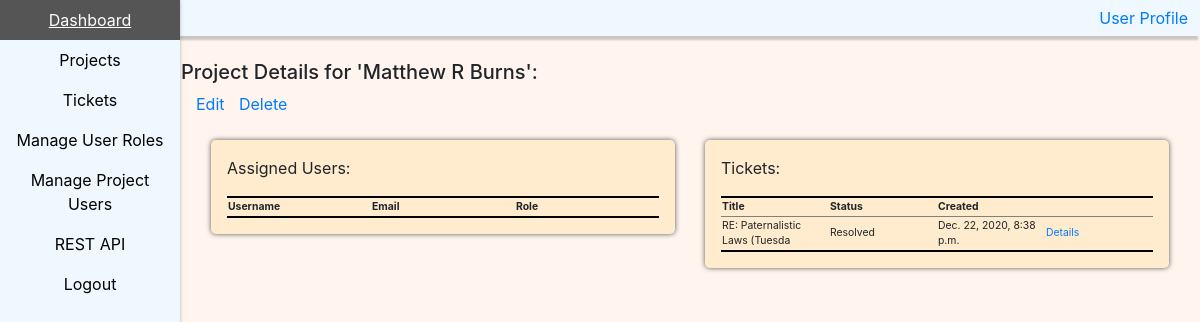
The page /projects/details/Matthew R Burns/ on the database as committed earlier.
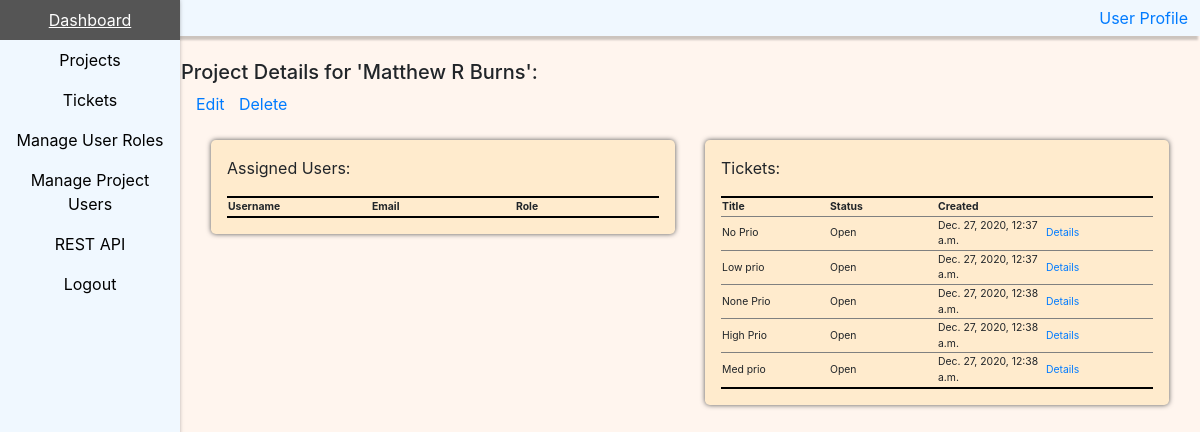
The same page on the database as committed later.
### tickets/models.py (models this page shows)
class Ticket(models.Model):
    title = models.CharField(max_length=30, primary_key=True)
    description = models.CharField(max_length=300)
    status = models.CharField(max_length=15, default="Open")
    project = models.ForeignKey(Project, on_delete=models.CASCADE, null=True)
    priority = models.CharField(max_length=20)
    type = models.CharField(max_length=20)
    date = models.DateTimeField(auto_now_add=True, blank=True)

### projects/models.py (models this page shows)
class Project(models.Model):
    name = models.CharField(max_length=30, primary_key=True)
    description = models.CharField(max_length=300)

### projects/views.py (the view)
# urls.py: path('projects/details/<str:name>/', project_views.details_project, name="details_project"),
def details_project(request, name):
    page_data={"rows":[], "tickets":[], "project_name":" ", "project_description":" "}
    project_obj = Project.objects.get(pk=name)
    retrieve_tickets(request, project_obj, page_data)
    row=[]
    page_data["project_name"] = project_obj.name
    page_data["project_description"] = project_obj.description
    populate_page_data_with_project_users(request, page_data, project_obj)
    return render(request, 'projects/project_details.html', context=page_data)

### projects/views.py (called while the page is built)
def populate_page_data_with_project_users(request, page_data, project_obj):
    user_objects = User.objects.all()
    for user in user_objects:
        if user.project == project_obj:
            row=[]
            row.append(user.username)
            row.append(user.email)
            row.append(user.role)
            page_data.get("rows").append(row)
    return

### tickets/views.py (called while the page is built)
def retrieve_tickets(request, project_obj, page_data):
    tickets = Ticket.objects.all()
    for objects in tickets:
        if objects.project == project_obj:
            row=[]
            row.append(objects.title)
            row.append(objects.description)
            row.append(objects.status)
            row.append(objects.project)
            row.append(objects.priority)
            row.append(objects.type)
            row.append(objects.date)
            page_data.get("tickets").append(row)
    return

### templates/projects/project_details.html (shortened to what this page needs)
<!DOCTYPE html>
<html land="en">
  <head>
    {% load static %}
    <link rel="stylesheet" href="{% static 'style.css' %}" type="text/css"/>
  </head>
  <body>
    {% include "core/navigation_vertical.html" %}
    {% include "core/bootstrap.html" %}
    <div class="page_body">
      <div class="row">
        <h5> Project Details for '{{ project_name }}': </h5>
      </div>
      <a href="/projects/edit/{{ project_name }}">Edit</a>
      <a href="/projects/delete/{{ project_name }}" onclick="return confirm('Are you sure?')" style="padding-left:1%;">Delete</a>
      <br>
      <br>
      <div class="container">
        <div class="row">
          <div class="col">
            <div class="jumbotron">
            <p> Assigned Users: </p>
            <table class="info_tables">
              <tr class="info_tables">
                <th>Username</th>
                <th>Email</th>
                <th>Role</th>
              </tr>
            </table>
          </div>
          </div>
          <div class="col">
            <div class="jumbotron">
            <p> Tickets: </p>
            <table class="info_tables">
              <tr class="info_tables">
                <th>Title</th>
                <th>Status</th>
                <th>Created</th>
                <th></th>
              </tr>
              {% for items in tickets %}
              <tr class="info_tables">
                {% for cells in items %}
                  {% if forloop.counter0 == 0 or forloop.counter0 == 2 or forloop.counter0 == 6 %}
                  <td class="info_tables">
                    {{ cells }}
                  </td>
                  {% endif %}
                {% endfor %}
                <td class="info_tables">
                  <a class="btm btm-primary" href="/tickets/details/{{ items.0 }}">Details</a>
                </td>
              </tr>
              {% endfor %}
            </table>
          </div>
          </div>
        </div>
      </div>
    </div>
  </body>
</html>

Rows that differ between the two databases and show on the page:
removed Ticket: items "RE: Paternalistic Laws (Tuesda" "Resolved" "Dec. 22, 2020, 8:38 p.m."
added Ticket: items "No Prio" "Open" "Dec. 27, 2020, 12:37 a.m."
added Ticket: items "Low prio" "Open" "Dec. 27, 2020, 12:37 a.m."
added Ticket: items "None Prio" "Open" "Dec. 27, 2020, 12:38 a.m."
added Ticket: items "High Prio" "Open" "Dec. 27, 2020, 12:38 a.m."
added Ticket: items "Med prio" "Open" "Dec. 27, 2020, 12:38 a.m."
